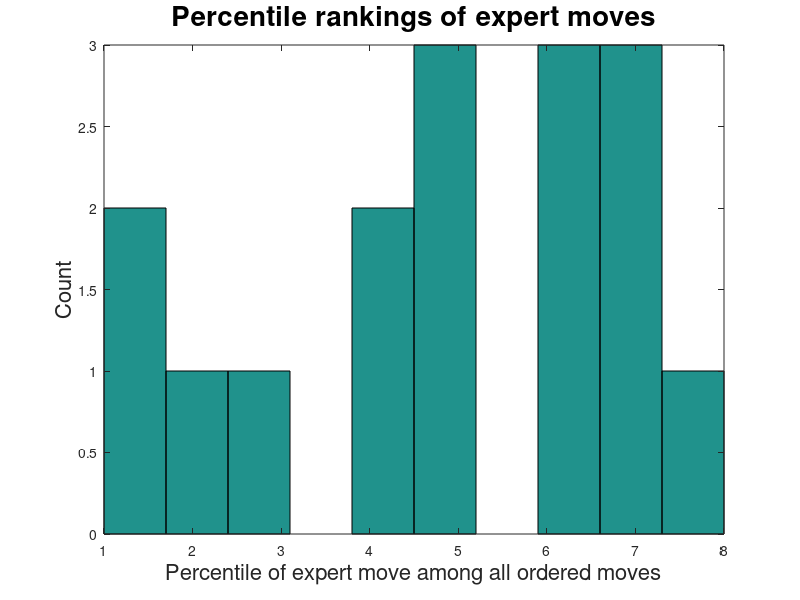

Recreate this plot in MATLAB.
% Read data for the percentile of each expert move from a .csv file 
% and create a histogram.

% Column 1 of M is the percentiles of all expert moves evaluated
%M = csvread('percentiles.csv');
M = [1,2,3,4,5,6,7,8,7,6,5,6,7,4,5,1];

%% Plot "percentile or expert move" learning curve

figure('Color',[1.0 1.0 1.0]);

% plot(M(:,1), M(:,[2 3]), 'LineWidth', 1.15, 'LineSmoothing','on');
hist(M);

title('Percentile rankings of expert moves', 'FontSize', 20);
xlabel('Percentile of expert move among all ordered moves', 'FontSize', 16);
ylabel('Count', 'FontSize', 16);
